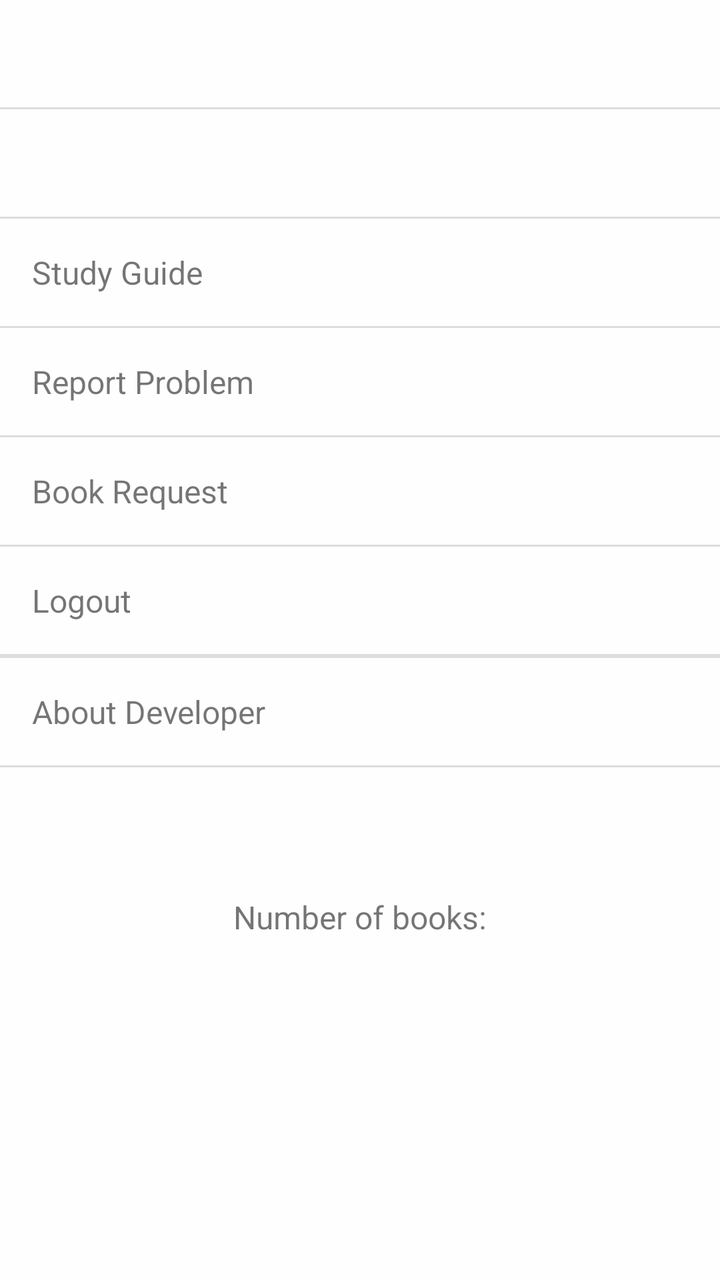
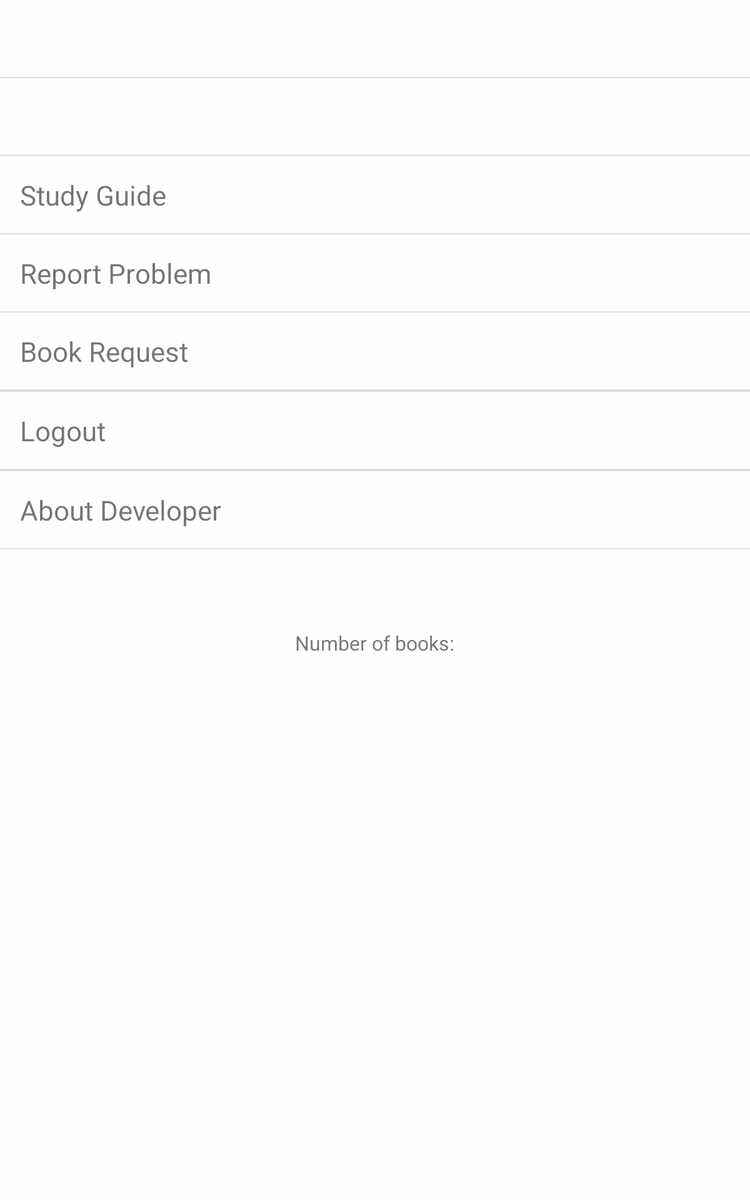

The same Android screen from two of the app's own layout files: first res/layout/ as a phone draws it, then the repository's variant for another configuration, drawn on a device whose configuration selects that folder. Both files follow.
<!-- AndroidManifest.xml: application theme AppTheme -->
<!-- res/layout/profile_item.xml -->
<?xml version="1.0" encoding="utf-8"?>
<LinearLayout xmlns:android="http://schemas.android.com/apk/res/android"
    xmlns:tools="http://schemas.android.com/tools"
    android:layout_width="match_parent"
    android:layout_height="match_parent"
    android:background="#fefefe"
    android:orientation="vertical">

    <TextView
        android:id="@+id/user_name"
        android:layout_width="match_parent"
        android:layout_height="wrap_content"
        android:padding="16dp"
        android:textSize="16sp" />

    <View
        android:layout_width="match_parent"
        android:layout_height="1dp"
        android:background="#DDD" />

    <TextView
        android:id="@+id/user_email"
        android:layout_width="match_parent"
        android:layout_height="wrap_content"
        android:padding="16dp"
        android:textSize="16sp" />

    <View
        android:layout_width="match_parent"
        android:layout_height="1dp"
        android:background="#DDD" />

    <TextView
        android:id="@+id/study_guide"
        android:layout_width="match_parent"
        android:layout_height="wrap_content"
        android:clickable="true"
        android:focusable="true"
        android:foreground="?attr/selectableItemBackground"
        android:onClick="studyGuide"
        android:padding="16dp"
        android:text="@string/text_guide"
        android:textSize="16sp"
        tools:ignore="UnusedAttribute"
        tools:targetApi="m" />

    <View
        android:layout_width="match_parent"
        android:layout_height="1dp"
        android:background="#DDD" />

    <TextView
        android:id="@+id/report_error"
        android:layout_width="match_parent"
        android:layout_height="wrap_content"
        android:clickable="true"
        android:focusable="true"
        android:foreground="?attr/selectableItemBackground"
        android:onClick="reportProblemActivity"
        android:padding="16dp"
        android:text="@string/text_error"
        android:textSize="16sp"
        tools:ignore="UnusedAttribute"
        tools:targetApi="m" />

    <View
        android:layout_width="match_parent"
        android:layout_height="1dp"
        android:background="#DDD" />

    <TextView
        android:id="@+id/contact_us"
        android:layout_width="match_parent"
        android:layout_height="wrap_content"
        android:clickable="true"
        android:focusable="true"
        android:foreground="?attr/selectableItemBackground"
        android:onClick="askForBook"
        android:padding="16dp"
        android:text="@string/text_book_req"
        android:textSize="16sp"
        tools:ignore="UnusedAttribute"
        tools:targetApi="m" />

    <View
        android:layout_width="match_parent"
        android:layout_height="1dp"
        android:background="#DDD" />

    <TextView
        android:id="@+id/logout"
        android:layout_width="match_parent"
        android:layout_height="wrap_content"
        android:clickable="true"
        android:focusable="true"
        android:foreground="?attr/selectableItemBackground"
        android:onClick="logoutUser"
        android:padding="16dp"
        android:text="@string/text_logout"
        android:textSize="16sp"
        tools:ignore="UnusedAttribute"
        tools:targetApi="m" />

    <View
        android:layout_width="match_parent"
        android:layout_height="1dp"
        android:background="#DDD" />

    <View
        android:layout_width="match_parent"
        android:layout_height="1dp"
        android:background="#DDD" />

    <TextView
        android:id="@+id/about_dev"
        android:layout_width="match_parent"
        android:layout_height="wrap_content"
        android:clickable="true"
        android:focusable="true"
        android:foreground="?attr/selectableItemBackground"
        android:onClick="aboutDev"
        android:padding="16dp"
        android:text="@string/text_about_us"
        android:textSize="16sp"
        tools:ignore="UnusedAttribute"
        tools:targetApi="m" />


    <View
        android:layout_width="match_parent"
        android:layout_height="1dp"
        android:background="#DDD" />

    <TextView
        android:id="@+id/tv_number_of_books"
        android:layout_width="wrap_content"
        android:layout_height="wrap_content"
        android:layout_gravity="center_horizontal"
        android:layout_marginTop="48dp"
        android:padding="16dp"
        android:text="@string/text_number_books"
        android:textSize="16sp" />


</LinearLayout>
<!-- resources referenced by this layout -->
<resources>
  <string name="text_about_us">About Developer</string>
  <string name="text_book_req">Book Request</string>
  <string name="text_error">Report Problem</string>
  <string name="text_guide">Study Guide</string>
  <string name="text_logout">Logout</string>
  <string name="text_number_books">Number of books:</string>
  <style name="AppTheme" parent="Theme.MaterialComponents.Light.NoActionBar.Bridge">
          
          <item name="colorPrimary">@color/colorPrimary</item>
          <item name="colorPrimaryDark">@color/colorPrimaryDark</item>
          <item name="colorAccent">@color/colorAccent</item>
      </style>
  <color name="colorPrimary">#29C8C6</color>
  <color name="colorPrimaryDark">#0CA7C3</color>
  <color name="colorAccent">#11CDEF</color>
</resources>
<!-- res/layout-sw600dp/profile_item.xml (the repository's variant of the layout above) -->
<!-- drawn on a 7-inch tablet held upright -->
<?xml version="1.0" encoding="utf-8"?>
<LinearLayout xmlns:android="http://schemas.android.com/apk/res/android"
    xmlns:tools="http://schemas.android.com/tools"
    android:layout_width="match_parent"
    android:layout_height="match_parent"
    android:background="#fefefe"
    android:orientation="vertical">

    <TextView
        android:id="@+id/user_name"
        android:layout_width="match_parent"
        android:layout_height="wrap_content"
        android:padding="16dp"
        android:textSize="22sp" />

    <View
        android:layout_width="match_parent"
        android:layout_height="1dp"
        android:background="#DDD" />

    <TextView
        android:id="@+id/user_email"
        android:layout_width="match_parent"
        android:layout_height="wrap_content"
        android:padding="16dp"
        android:textSize="22sp" />

    <View
        android:layout_width="match_parent"
        android:layout_height="1dp"
        android:background="#DDD" />

    <TextView
        android:id="@+id/study_guide"
        android:layout_width="match_parent"
        android:layout_height="wrap_content"
        android:clickable="true"
        android:focusable="true"
        android:foreground="?attr/selectableItemBackground"
        android:onClick="studyGuide"
        android:padding="16dp"
        android:text="@string/text_guide"
        android:textSize="22sp"
        tools:ignore="UnusedAttribute"
        tools:targetApi="m" />

    <View
        android:layout_width="match_parent"
        android:layout_height="1dp"
        android:background="#DDD" />

    <TextView
        android:id="@+id/report_error"
        android:layout_width="match_parent"
        android:layout_height="wrap_content"
        android:clickable="true"
        android:focusable="true"
        android:foreground="?attr/selectableItemBackground"
        android:onClick="reportProblemActivity"
        android:padding="16dp"
        android:text="@string/text_error"
        android:textSize="22sp"
        tools:ignore="UnusedAttribute"
        tools:targetApi="m" />

    <View
        android:layout_width="match_parent"
        android:layout_height="1dp"
        android:background="#DDD" />

    <TextView
        android:id="@+id/contact_us"
        android:layout_width="match_parent"
        android:layout_height="wrap_content"
        android:clickable="true"
        android:focusable="true"
        android:foreground="?attr/selectableItemBackground"
        android:onClick="askForBook"
        android:padding="16dp"
        android:text="@string/text_book_req"
        android:textSize="22sp"
        tools:ignore="UnusedAttribute"
        tools:targetApi="m" />


    <View
        android:layout_width="match_parent"
        android:layout_height="1dp"
        android:background="#DDD" />


    <View
        android:layout_width="match_parent"
        android:layout_height="1dp"
        android:background="#DDD" />

    <TextView
        android:id="@+id/logout"
        android:layout_width="match_parent"
        android:layout_height="wrap_content"
        android:clickable="true"
        android:focusable="true"
        android:foreground="?attr/selectableItemBackground"
        android:onClick="logoutUser"
        android:padding="16dp"
        android:text="@string/text_logout"
        android:textSize="22sp"
        tools:ignore="UnusedAttribute"
        tools:targetApi="m" />

    <View
        android:layout_width="match_parent"
        android:layout_height="1dp"
        android:background="#DDD" />


    <View
        android:layout_width="match_parent"
        android:layout_height="1dp"
        android:background="#DDD" />

    <TextView
        android:id="@+id/about_dev"
        android:layout_width="match_parent"
        android:layout_height="wrap_content"
        android:clickable="true"
        android:focusable="true"
        android:foreground="?attr/selectableItemBackground"
        android:onClick="aboutDev"
        android:padding="16dp"
        android:text="@string/text_about_us"
        android:textSize="22sp"
        tools:ignore="UnusedAttribute"
        tools:targetApi="m" />


    <View
        android:layout_width="match_parent"
        android:layout_height="1dp"
        android:background="#DDD" />

    <TextView
        android:id="@+id/tv_number_of_books"
        android:layout_width="wrap_content"
        android:layout_height="wrap_content"
        android:layout_gravity="center_horizontal"
        android:layout_marginTop="48dp"
        android:padding="16dp"
        android:text="@string/text_number_books"
        android:textSize="16sp" />


</LinearLayout>
